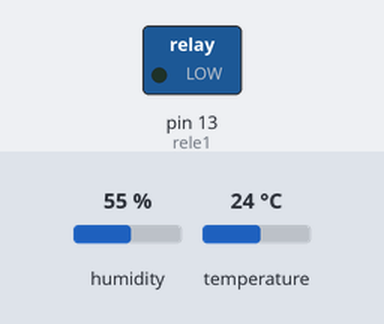
Simulated run of this sketch. Board: Arduino Uno, built with avr-gcc and run on an emulated ATmega328P. Parts: switched loads named in the sketch (green lamp = pin HIGH). The test bench sets the inputs (shaded band); at power-on: temperature 24 °C, humidity 55 %.

Above: at 10.8 s.
10.9 s: temperature set to 26 °C
21.2 s: temperature set to 29 °C
At 31.0 s:
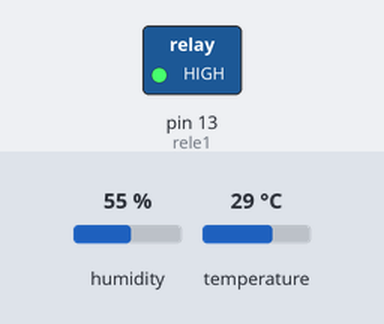
31.5 s: temperature set to 12 °C
At 40.6 s:
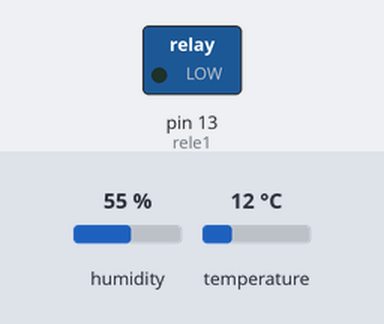
41.6 s: temperature set to 28 °C
At 51.5 s:
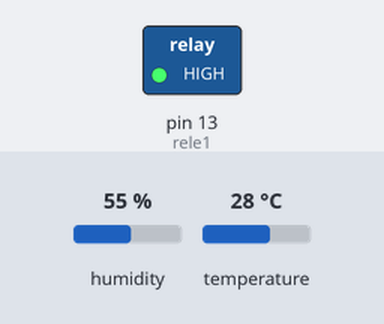
Timing chart, 0 to 52.6 s (numbered marks = the images above; inputs shaded):
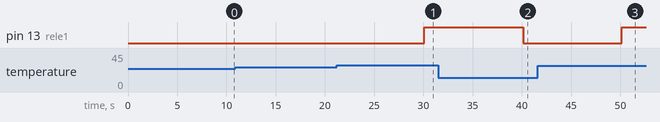

The sketch:

Fan-DHT11-Relay.ino
```cpp
#include <LiquidCrystal.h>
#include <dht.h>
#define rele1 13
int sensorPin = A0;
dht sensor;

void setup() {
  pinMode(rele1, OUTPUT);
}

void loop() {

  sensor.read11(sensorPin);

  if ((sensor.temperature) >= 29.00){
    digitalWrite(rele1, HIGH);
  }
  else if (((sensor.temperature) >= 28.00) && ((sensor.humidity) >= 50.00)){
    digitalWrite(rele1, HIGH);
  }
  else {
    digitalWrite(rele1, LOW);
  }


delay(10000); //10 sec
}
```

Measured:
- the behaviour switches between 27 and 28 °C on temperature (found by bisection; images 0 and 1)
- after the input at 10.9 s, every drawn part: stays the same
- after the input at 21.2 s, pin 13 (rele1): LOW → HIGH after 8.9 s
- after the input at 31.5 s, pin 13 (rele1): HIGH → LOW after 8.6 s
- after the input at 41.6 s, pin 13 (rele1): LOW → HIGH after 8.5 s
